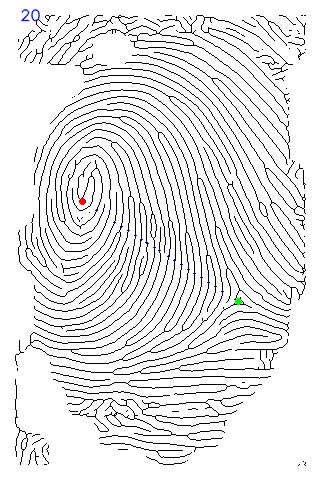
#> input picture RidgeCount_Samrat/2res/8.jpeg, 320 x 480 px, found by its file name
$ python finegerprint_pipline.py
#> lines starting #> are read from the running program, lines starting #| are printed output that depends on the picture; after the words box and inside, x2 and y2 are one past the last pixel; in counts of white or black regions, pixels touching at a corner belong together
### RidgeCount_Samrat/utils/normalization.py
"""
Normalization is used to standardize the intensity values in an image by adjusting the range of
gray level values so that they extend in a desired range of values and improve the contrast of the
image. The main goal of normalization is to reduce the variance of the gray level value along the
ridges to facilitate subsequent processing steps
"""
from math import sqrt
import numpy as np


def normalize_pixel(x, v0, v, m, m0):
    """
    From Handbook of Fingerprint Recognition pg 133
    Normalize job used by Hong, Wan and Jain(1998)
    similar to https://pdfs.semanticscholar.org/6e86/1d0b58bdf7e2e2bb0ecbf274cee6974fe13f.pdf equation 21
    :param x: pixel value
    :param v0: desired variance
    :param v: global image variance
    :param m: global image mean
    :param m0: desired mean
    :return: normilized pixel
    """
    dev_coeff = sqrt((v0 * ((x - m)**2)) / v)
    return m0 + dev_coeff if x > m else m0 - dev_coeff

def normalize(im, m0, v0):
    m = np.mean(im)
    v = np.std(im) ** 2
    (y, x) = im.shape
    normilize_image = im.copy()
    for i in range(x):
        for j in range(y):
            normilize_image[j, i] = normalize_pixel(im[j, i], v0, v, m, m0)

    return normilize_image

### RidgeCount_Samrat/utils/segmentation.py
"""
In order to eliminate the edges of the image and areas that are too noisy, segmentation is
necessary. It is based on the calculation of the variance of gray levels. For this purpose, the image
is divided into sub-blocks of (W × W) size’s and for each block the variance.
Then, the root of the variance of each block is compared with a threshold T, if the value obtained
is lower than the threshold, then the corresponding block is considered as the background of the
image and will be excluded by the subsequent processing.

The selected threshold value is T = 0.2 and the selected block size is W = 16

This step makes it possible to reduce the size of the useful part of the image and subsequently to
optimize the extraction phase of the biometric data.
"""
import numpy as np
import cv2 as cv


def normalise(img):
    return (img - np.mean(img))/(np.std(img))


def create_segmented_and_variance_images(im, w, threshold=.2):
    """
    Returns mask identifying the ROI. Calculates the standard deviation in each image block and threshold the ROI
    It also normalises the intesity values of
    the image so that the ridge regions have zero mean, unit standard
    deviation.
    :param im: Image
    :param w: size of the block
    :param threshold: std threshold
    :return: segmented_image
    """
    (y, x) = im.shape
    threshold = np.std(im)*threshold

    image_variance = np.zeros(im.shape)
    segmented_image = im.copy()
    mask = np.ones_like(im)

    for i in range(0, x, w):
        for j in range(0, y, w):
            box = [i, j, min(i + w, x), min(j + w, y)]
            block_stddev = np.std(im[box[1]:box[3], box[0]:box[2]])
            image_variance[box[1]:box[3], box[0]:box[2]] = block_stddev

    # apply threshold
    mask[image_variance < threshold] = 0

    # smooth mask with a open/close morphological filter
    kernel = cv.getStructuringElement(cv.MORPH_ELLIPSE,(w*2, w*2))
    mask = cv.morphologyEx(mask, cv.MORPH_OPEN, kernel)
    mask = cv.morphologyEx(mask, cv.MORPH_CLOSE, kernel)

    # normalize segmented image
    segmented_image *= mask
    im = normalise(im)
    mean_val = np.mean(im[mask==0])
    std_val = np.std(im[mask==0])
    norm_img = (im - mean_val)/(std_val)

    return segmented_image, norm_img, mask

### RidgeCount_Samrat/finegerprint_pipline.py
import cv2 as cv
from glob import glob
import os
import numpy as np
from utils.poincare import calculate_singularities
from utils.segmentation import create_segmented_and_variance_images
from utils.normalization import normalize
from utils.gabor_filter import gabor_filter
from utils.frequency import ridge_freq
from utils import orientation
from utils.crossing_number import calculate_minutiaes
from tqdm import tqdm
from utils.skeletonize import skeletonize


def fingerprint_pipline(input_img):
    block_size = 16
    print(type(input_img),input_img)
    # pipe line picture re https://www.cse.iitk.ac.in/users/biometrics/pages/111.JPG
    # normalization -> orientation -> frequency -> mask -> filtering

    # normalization - removes the effects of sensor noise and finger pressure differences.
    normalized_img = normalize(input_img.copy(), float(100), float(100))

    # color threshold
    # threshold_img = normalized_img
    # _, threshold_im = cv.threshold(normalized_img,127,255,cv.THRESH_OTSU)
    # cv.imshow('color_threshold', normalized_img); cv.waitKeyEx()

    # ROI and normalisation
    (segmented_img, normim, mask) = create_segmented_and_variance_images(normalized_img, block_size, 0.2)

    # orientations
    angles = orientation.calculate_angles(normalized_img, W=block_size, smoth=False)
    orientation_img = orientation.visualize_angles(segmented_img, mask, angles, W=block_size)

    # find the overall frequency of ridges in Wavelet Domain
    freq = ridge_freq(normim, mask, angles, block_size, kernel_size=5, minWaveLength=5, maxWaveLength=15)

    # create gabor filter and do the actual filtering
    gabor_img = gabor_filter(normim, angles, freq)

    # thinning oor skeletonize
    thin_image = skeletonize(gabor_img)

    # minutias
    minutias = calculate_minutiaes(thin_image)

    # singularities
    singularities_img = calculate_singularities(thin_image, angles, 1, block_size, mask)

    # visualize pipeline stage by stage
    output_imgs = [input_img, normalized_img, segmented_img, orientation_img, gabor_img, thin_image, minutias, singularities_img]
    for i in range(len(output_imgs)):
        if len(output_imgs[i].shape) == 2:
            output_imgs[i] = cv.cvtColor(output_imgs[i], cv.COLOR_GRAY2RGB)
    results = np.concatenate([np.concatenate(output_imgs[:4], 1), np.concatenate(output_imgs[4:], 1)]).astype(np.uint8)

    return results


results = fingerprint_pipline(cv.imread('8.jpeg',0) )
#> in fingerprint_pipline, `block_size = 16`: block_size = 16
#> (printed output is left out)
#> in normalize, `m = np.mean(im)`: m = 231.5
#> in normalize, `v = np.std(im) ** 2`: v = 5205.8
#> the loop in normalize, `for i in range(x):` made 320 passes
#> after the loop in normalize, `for i in range(x):`:
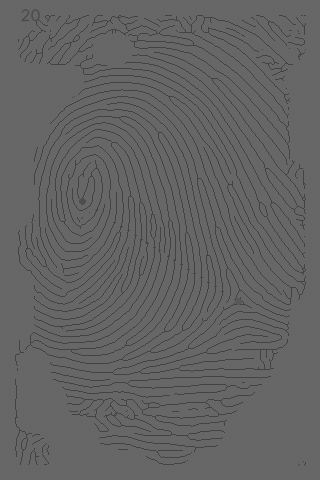
#> normilize_image: shape (480, 320); min 67, max 103, mean 99.6
#> after the loop in create_segmented_and_variance_images, `for i in range(0, x, w):`:
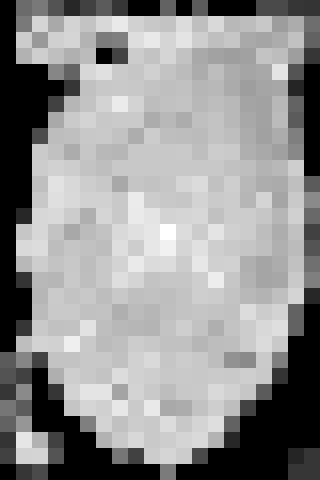
#> image_variance: shape (480, 320) float64; min 0, max 14.97, mean 8.65; drawn with min black and max white
#> in create_segmented_and_variance_images, `kernel = cv.getStructuringElement(cv.MORPH_ELLIPSE,(w*2, w*2))`:
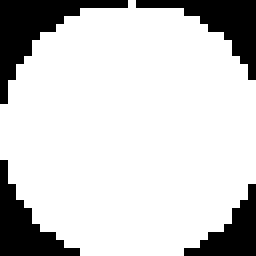
#> kernel: shape (32, 32) (shown 8 times larger); values 0 (black) and 1 (white), 80.6% white; 4 black regions, box (x1, y1, x2, y2) and area: (0, 0, 16, 13) 64, (17, 0, 32, 10) 51, (0, 20, 10, 32) 48, (23, 23, 32, 32) 36
#> in create_segmented_and_variance_images, `mask = cv.morphologyEx(mask, cv.MORPH_OPEN, kernel)`:
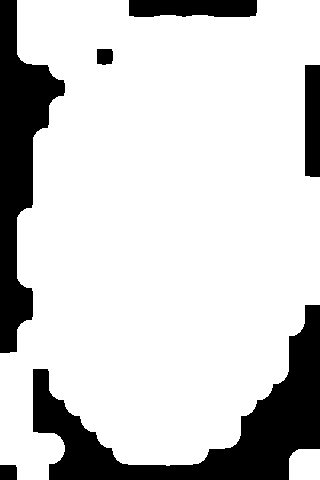
#> mask: shape (480, 320); values 0 (black) and 1 (white), 80.8% white; 6 black regions, box (x1, y1, x2, y2) and area: (33, 305, 320, 480) 14976, (0, 0, 65, 353) 10305, (129, 0, 257, 17) 2073, (305, 65, 320, 177) 1675, (0, 465, 17, 480) 253, (97, 49, 113, 65) 239
#> in create_segmented_and_variance_images, `mask = cv.morphologyEx(mask, cv.MORPH_CLOSE, kernel)`:
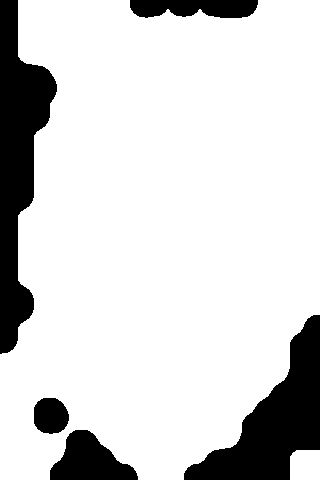
#> mask: shape (480, 320); values 0 (black) and 1 (white), 83.6% white; 5 black regions, box (x1, y1, x2, y2) and area: (0, 0, 57, 354) 10258, (184, 315, 320, 480) 9245, (50, 430, 138, 480) 2705, (130, 0, 258, 18) 1953, (34, 398, 69, 434) 1027
#> in create_segmented_and_variance_images, `segmented_image *= mask`:
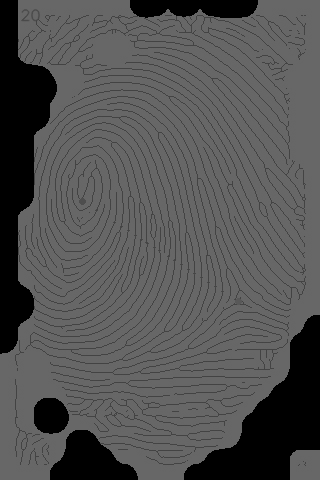
#> segmented_image: shape (480, 320); 16.4% of pixels changed, all inside (x1, y1, x2, y2) = (0, 0, 320, 480)
#> (the run stopped early here; a loop or call above may not have finished)

$ run again, with RidgeCount_Samrat/2res/10.jpeg copied over RidgeCount_Samrat/2res/8.jpeg
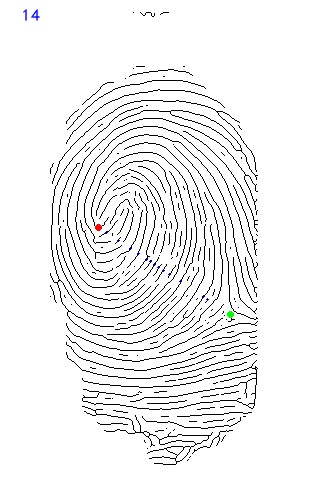
#> input picture RidgeCount_Samrat/2res/10.jpeg, 320 x 480 px, found by its file name
#> block_size = 16
#> (printed output is left out)
#> m = 240
#> v = 3450.7
#> the loop in normalize, `for i in range(x):` made 320 passes
#> kernel: shape (32, 32); values 0 (black) and 1 (white), 80.6% white; 4 black regions, box (x1, y1, x2, y2) and area: (0, 0, 16, 13) 64, (17, 0, 32, 10) 51, (0, 20, 10, 32) 48, (23, 23, 32, 32) 36
#> in create_segmented_and_variance_images, `mask = cv.morphologyEx(mask, cv.MORPH_OPEN, kernel)`:
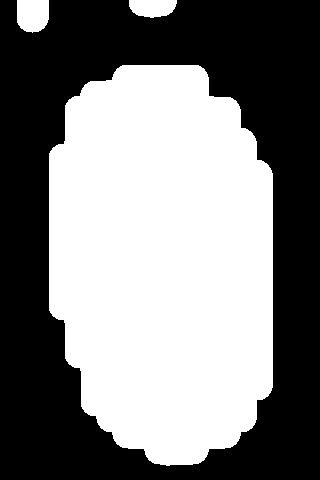
#> mask: shape (480, 320); values 0 (black) and 1 (white), 50% white; 1 black region, box (x1, y1, x2, y2) and area: (0, 0, 320, 480) 76739
#> in create_segmented_and_variance_images, `segmented_image *= mask`:
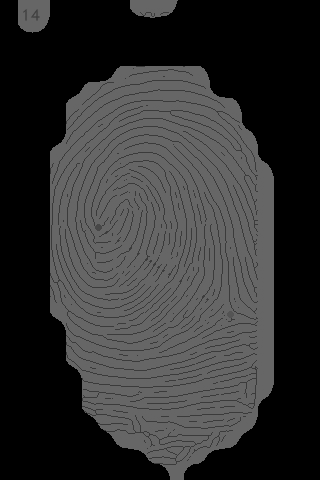
#> segmented_image: shape (480, 320); min 0, max 102, mean 48.8

$ run again, with RidgeCount_Samrat/2res/11.jpeg copied over RidgeCount_Samrat/2res/8.jpeg
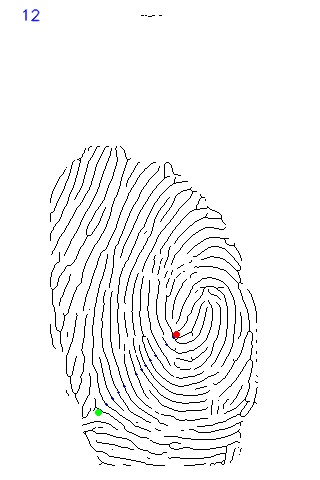
#> input picture RidgeCount_Samrat/2res/11.jpeg, 320 x 480 px, found by its file name
#> block_size = 16
#> (printed output is left out)
#> m = 244.4
#> v = 2472.9
#> the loop in normalize, `for i in range(x):` made 320 passes
#> kernel: shape (32, 32); values 0 (black) and 1 (white), 80.6% white; 4 black regions, box (x1, y1, x2, y2) and area: (0, 0, 16, 13) 64, (17, 0, 32, 10) 51, (0, 20, 10, 32) 48, (23, 23, 32, 32) 36
#> in create_segmented_and_variance_images, `mask = cv.morphologyEx(mask, cv.MORPH_OPEN, kernel)`:
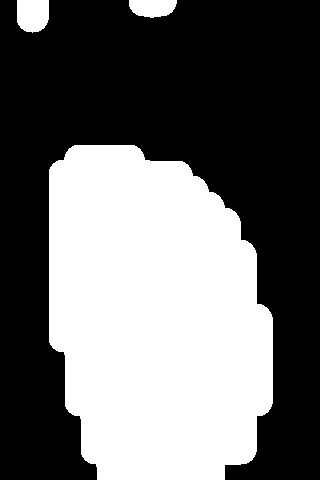
#> mask: shape (480, 320); values 0 (black) and 1 (white), 41.6% white; 3 white regions, box (x1, y1, x2, y2) and area: (49, 145, 273, 480) 62224, (17, 0, 49, 33) 941, (129, 0, 177, 18) 705
#> in create_segmented_and_variance_images, `segmented_image *= mask`:
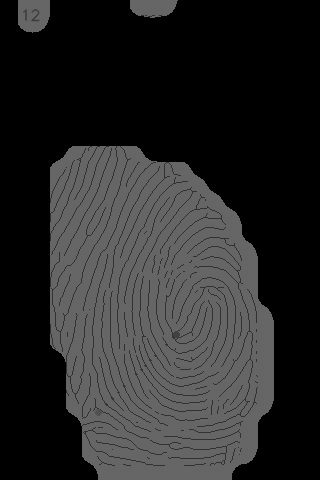
#> segmented_image: shape (480, 320); min 0, max 102, mean 40.2

$ run again, with RidgeCount_Samrat/2res/12.jpeg copied over RidgeCount_Samrat/2res/8.jpeg
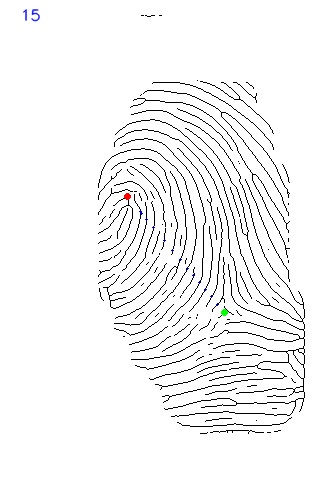
#> input picture RidgeCount_Samrat/2res/12.jpeg, 320 x 480 px, found by its file name
#> block_size = 16
#> (printed output is left out)
#> m = 243.6
#> v = 2631.6
#> the loop in normalize, `for i in range(x):` made 320 passes
#> kernel: shape (32, 32); values 0 (black) and 1 (white), 80.6% white; 4 black regions, box (x1, y1, x2, y2) and area: (0, 0, 16, 13) 64, (17, 0, 32, 10) 51, (0, 20, 10, 32) 48, (23, 23, 32, 32) 36
#> in create_segmented_and_variance_images, `mask = cv.morphologyEx(mask, cv.MORPH_OPEN, kernel)`:
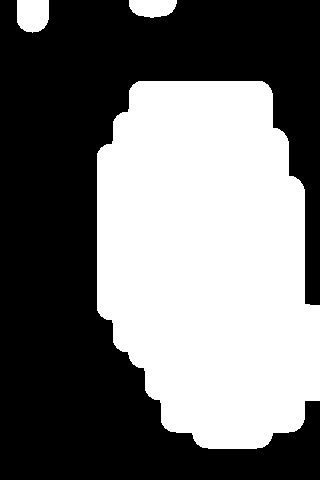
#> mask: shape (480, 320); values 0 (black) and 1 (white), 44.6% white; 3 white regions, box (x1, y1, x2, y2) and area: (97, 81, 320, 449) 66869, (17, 0, 49, 33) 941, (129, 0, 177, 18) 705
#> in create_segmented_and_variance_images, `segmented_image *= mask`:
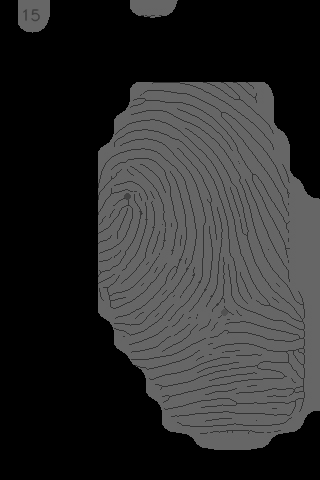
#> segmented_image: shape (480, 320); min 0, max 102, mean 44.4
